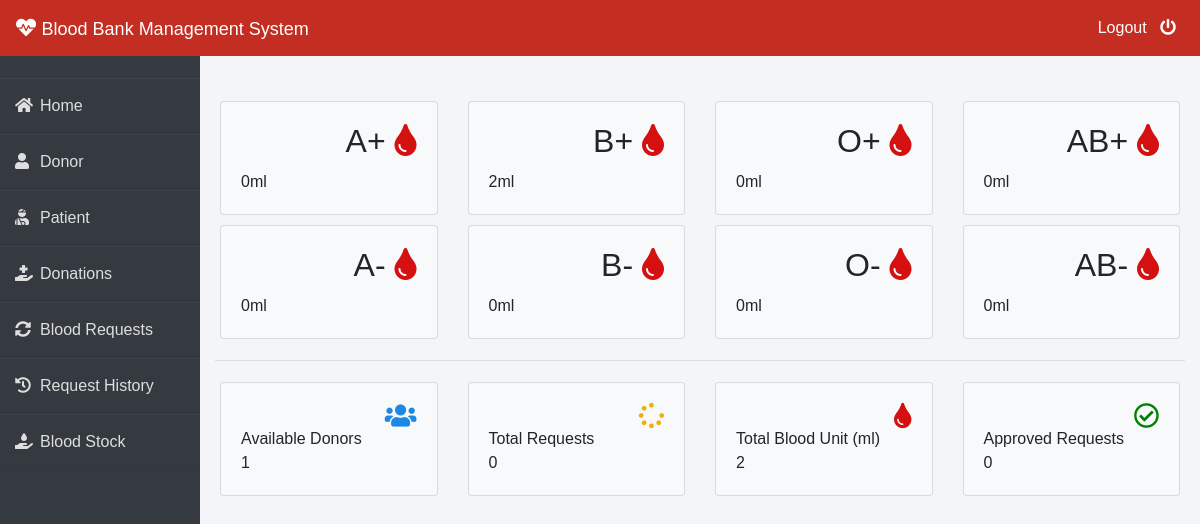
Before: /admin-dashboard (signed in) with the older database file.
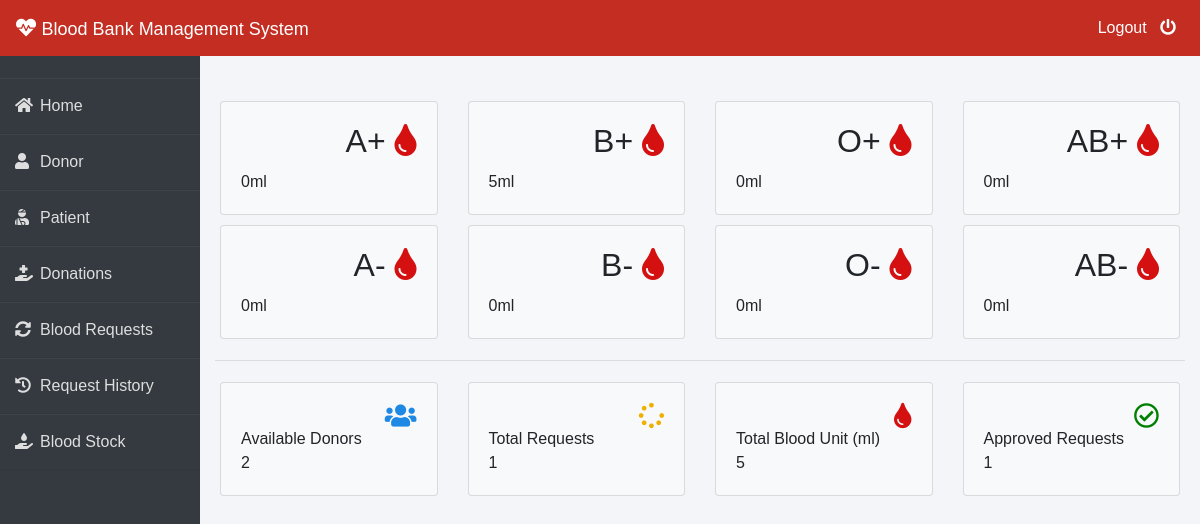
After: the same page with the newer database file.
### blood/models.py (models this page shows, shortened)
class Stock(models.Model):
    bloodgroup=models.CharField(max_length=10)
    unit=models.PositiveIntegerField(default=0)

### blood/views.py (the view)
# urls.py: path('admin-dashboard', views.admin_dashboard_view,name='admin-dashboard'),
@login_required(login_url='adminlogin')
def admin_dashboard_view(request):
    totalunit=models.Stock.objects.aggregate(Sum('unit'))
    dict={
        'A1':models.Stock.objects.get(bloodgroup="A+"),
        'A2':models.Stock.objects.get(bloodgroup="A-"),
        'B1':models.Stock.objects.get(bloodgroup="B+"),
        'B2':models.Stock.objects.get(bloodgroup="B-"),
        'AB1':models.Stock.objects.get(bloodgroup="AB+"),
        'AB2':models.Stock.objects.get(bloodgroup="AB-"),
        'O1':models.Stock.objects.get(bloodgroup="O+"),
        'O2':models.Stock.objects.get(bloodgroup="O-"),
        'totaldonors':dmodels.Donor.objects.all().count(),
        'totalbloodunit':totalunit['unit__sum'],
        'totalrequest':models.BloodRequest.objects.all().count(),
        'totalapprovedrequest':models.BloodRequest.objects.all().filter(status='Approved').count()
    }
    return render(request,'blood/admin_dashboard.html',context=dict)

### templates/blood/admin_dashboard.html (shortened to what the changed rows need)
{% extends 'blood/adminbase.html' %}
{% block content %}
<br><br>
<div class="container">
    <div class="row">
        <div class="col-sm-3">
          <div class="card bg-light">
            <div class="card-body">
                <div class="blood">
                    <h2>A+ <i class="fas fa-tint" ></i></h2>
                </div><br><br>
            </div>
          </div>
        </div>
        <div class="col-sm-3">
            <div class="card bg-light">
                <div class="card-body">
                    <div class="blood">
                        <h2>B+ <i class="fas fa-tint"></i></h2>
                    </div><br><br>
                    <div>
                      {{B1.unit}}ml
                    </div>
                </div>
              </div>
        </div>
        <div class="col-sm-3">
            <div class="card bg-light">
                <div class="card-body">
                    <div class="blood">
                        <h2>O+ <i class="fas fa-tint"></i></h2>
                    </div><br><br>
                </div>
              </div>
          </div>
          <div class="col-sm-3">
            <div class="card bg-light">
                <div class="card-body">
                    <div class="blood">
                        <h2>AB+ <i class="fas fa-tint"></i></h2>
                    </div><br><br>
                </div>
              </div>
          </div>
      </div>
      <div class="row">
        <div class="col-sm-3">
          <div class="card bg-light">
            <div class="card-body">
                <div class="blood">
                    <h2>A- <i class="fas fa-tint"></i></h2>
                </div><br><br>
            </div>
          </div>
        </div>
        <div class="col-sm-3">
            <div class="card bg-light">
                <div class="card-body">
                    <div class="blood">
                        <h2>B- <i class="fas fa-tint"></i></h2>
                    </div><br><br>
                </div>
              </div>
        </div>
        <div class="col-sm-3">
            <div class="card bg-light">
                <div class="card-body">
                    <div class="blood">
                        <h2>O- <i class="fas fa-tint"></i></h2>
                    </div><br><br>
                </div>
              </div>
          </div>
          <div class="col-sm-3">
            <div class="card bg-light">
                <div class="card-body">
                    <div class="blood">
                        <h2>AB- <i class="fas fa-tint"></i></h2>
                    </div><br><br>
                </div>
              </div>
          </div>
      </div>
    <div class="row">
      <div class="col-sm-3">
        <div class="card bg-light">
          <div class="card-body">
              <div class="blood">
                  <i class="fas fa-users" style="color: #1e88e5;"></i>
              </div><br>
              <div>
                  Available Donors <br>
                  {{totaldonors}}
              </div>
          </div>
        </div>
      </div>
      <div class="col-sm-3">
          <div class="card bg-light">
              <div class="card-body">
                  <div class="blood">
                      <i class="fas fa-spinner" style="color:#efb000;"></i>
                  </div><br>
                  <div>
                      Total Requests <br>
                     {{totalrequest}}
                  </div>
              </div>
            </div>
      </div>
        <div class="col-sm-3">
          <div class="card bg-light">
              <div class="card-body">
                  <div class="blood">
                      <i class="fas fa-tint xyz" style="color:#d41010;"></i>
                  </div><br>
                  <div>
                      Total Blood Unit (ml) <br>
                      {{totalbloodunit}}
                  </div>
              </div>
            </div>
        </div>
        <div class="col-sm-3">
            <div class="card bg-light">
                <div class="card-body">
                    <div class="blood">
                        <i class="far fa-check-circle" style="color:green;"></i>
                    </div><br>
                    <div>
                        Approved Requests <br>
                        {{totalapprovedrequest}}
                    </div>
                </div>
              </div>
          </div>
    </div>
</div>
{% endblock content %}

Changed rows visible on the page:
changed Stock (number 2 of 8 on the later page): unit "2" → "5"
Other visible differences:
{{ totaldonors }}: "1" → "2"
{{ totalrequest }}: "0" → "1"
{{ totalbloodunit }}: "2" → "5"
{{ totalapprovedrequest }}: "0" → "1"
